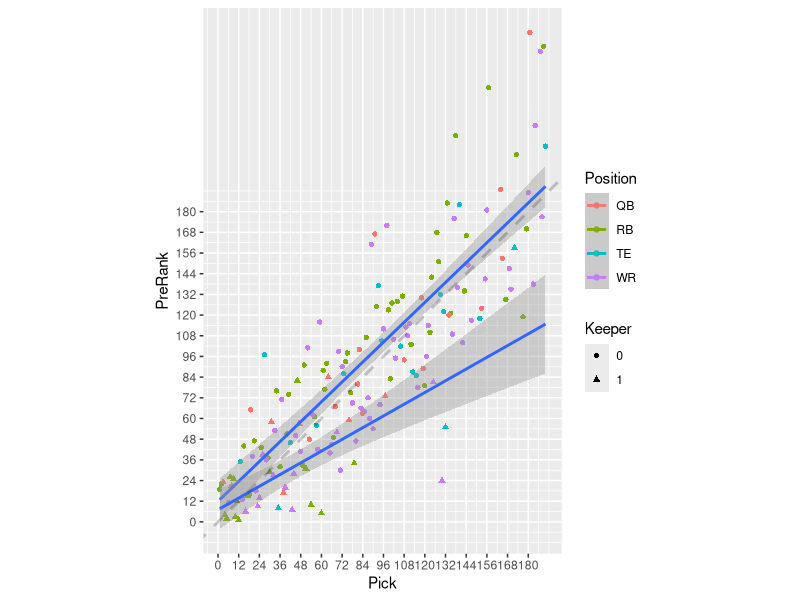
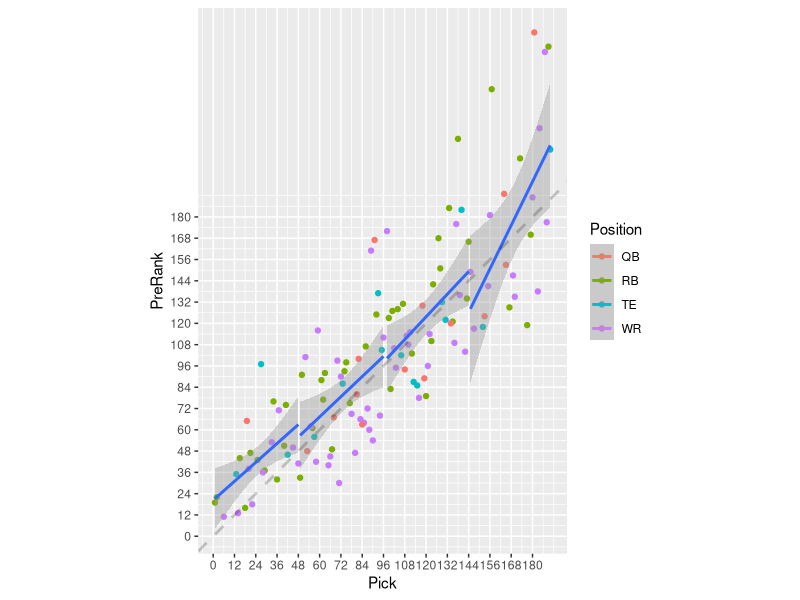
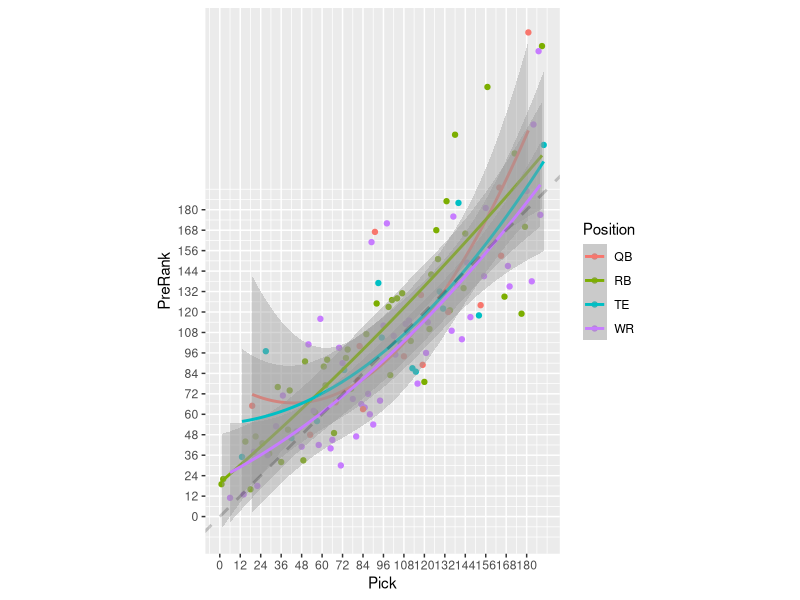
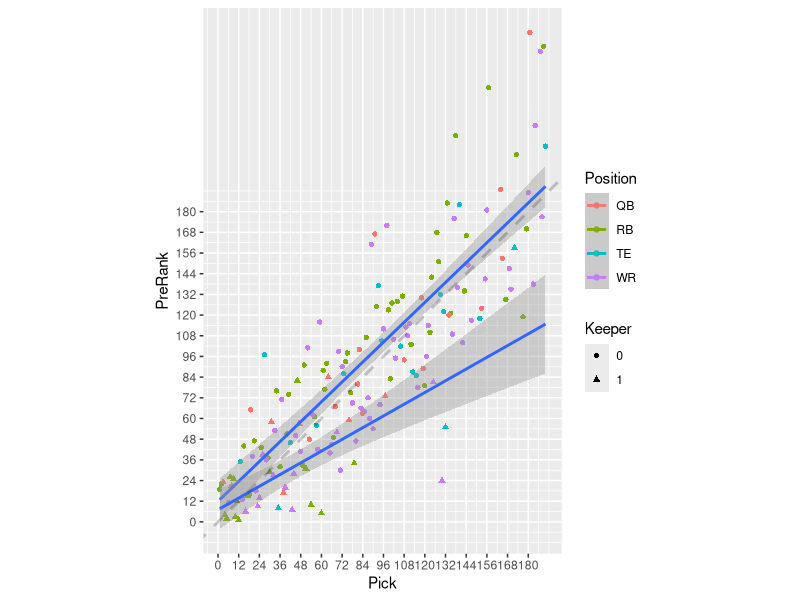
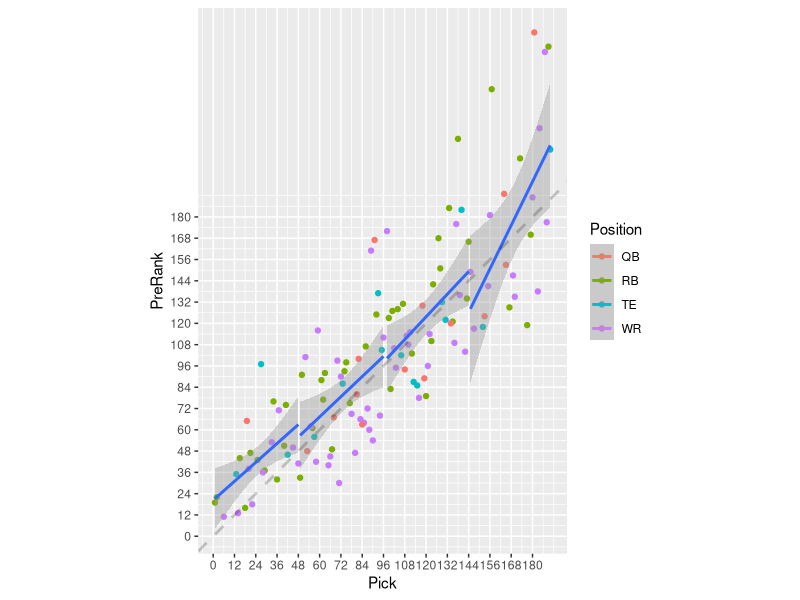
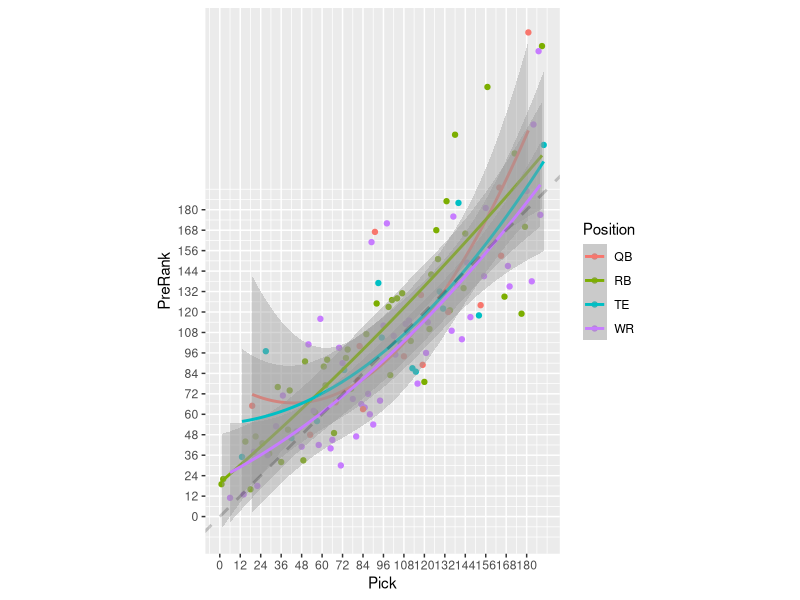

These charts were generated, in order, by the following R code:
## ---- chunk 1
library(ggplot2)

dat = read.csv("../data/Draft_2014.csv")
dat$Keeper = as.factor(dat$Keeper)

valid = which( dat$Position=="RB")
valid = c(valid, which(dat$Position=="WR"))
valid = c(valid, which(dat$Position=="QB"))
valid = c(valid, which(dat$Position=="TE"))

dat = dat[valid,]

valid = which(dat$PreRank < 500)
dat = dat[valid,]

round = floor((dat$Pick-1) / 12 / 4)+1

dat = data.frame(dat, Round=as.factor(round))

limx=c(1,max(dat$Rank))
limy=c(1,max(dat$PreRank))
p = ggplot(dat, aes(x=Pick, y=PreRank, colour=Position, shape=Keeper, group=Keeper)) +
  geom_point() + geom_smooth(method="lm", fullrange=T, formula=y ~ poly(x, 1)) + coord_fixed() +
  scale_x_continuous( breaks=12*c(0:15) ) +
  scale_y_continuous( breaks=12*c(0:15) ) +
  geom_abline(size=1,linetype=2,alpha=0.2)
print(p)
png(filename="all_picks.png", width=500, height=600)
print(p)
dev.off()

drafted = dat[dat$Keeper=="0",]

p = ggplot(drafted, aes(x=Pick, y=PreRank, colour=Position, group=Round)) +
  geom_point() + geom_smooth(method="lm", fullrange=F, formula=y ~ poly(x, 1)) + coord_fixed() +
  scale_x_continuous( breaks=12*c(0:15) ) +  
  scale_y_continuous( breaks=12*c(0:15) ) +
  geom_abline(size=1,linetype=2,alpha=0.2)
print(p)
png(filename="piecewise_picks.png", width=500, height=600)
print(p)
dev.off()

p = ggplot(drafted, aes(x=Pick, y=PreRank, colour=Position, group=Position)) +
  geom_point() + geom_smooth(method="lm", fullrange=F, formula=y ~ poly(x, 2)) + coord_fixed() +
  scale_x_continuous( breaks=12*c(0:15) ) +  
  scale_y_continuous( breaks=12*c(0:15) ) +
  geom_abline(size=1,linetype=2,alpha=0.2)
print(p)
png(filename="poly2_picks.png", width=500, height=600)
print(p)
dev.off()

